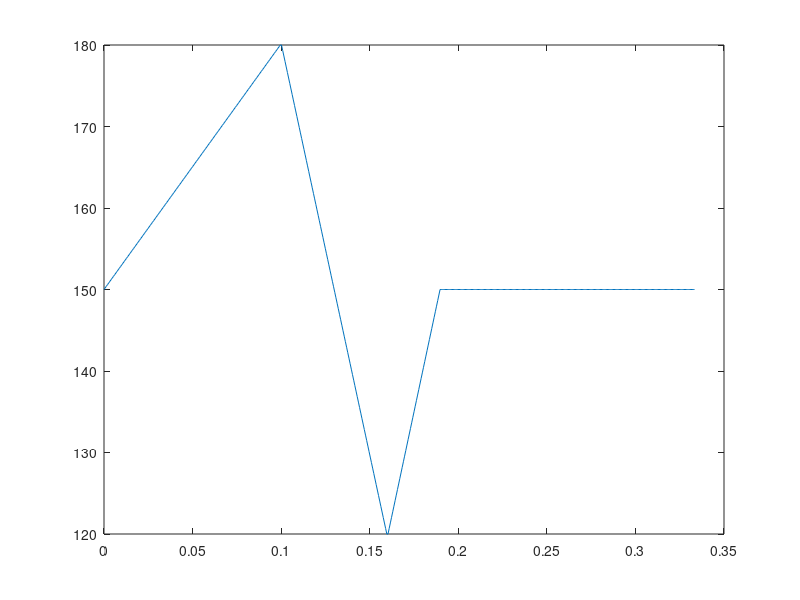

The MATLAB script that drew this image: (Note: this script raises an error after producing the figure.)
clc
clear
close all
%% Params

f = 3.0; % Hz
T = 1/f;

N = 500;
publish_rate = f*N

V_thrust = 300; % mm/s
V_swing = 1000; % mm/s
V_return = 1000; % mm/s

L_touchdown = 150; % mm
L_liftoff = 180; % mm
L_swing = 120; % mm


%% Calculation

h = L_touchdown*ones(N,1);
t = linspace(0,T,N);

% thrust phase (1)
dh_thrust = L_liftoff - L_touchdown;
T_thrust = dh_thrust / V_thrust;
i_thrust = int32(T_thrust / T * N);
t_thrust = linspace(0,T_thrust,i_thrust);
h(1:i_thrust) = L_touchdown + (t_thrust/T_thrust).*(dh_thrust);

% swing phase (2)
dh_swing = L_swing - L_liftoff;
T_swing = -dh_swing / V_swing;
i_swing = int32(T_swing / T * N);
t_swing = -linspace(0,T_swing,i_swing);
h(i_thrust+1:i_thrust+i_swing) = L_liftoff - (t_swing/T_swing).*dh_swing;

% return phase (3)
dh_return = L_touchdown - L_swing;
T_return = dh_return / V_return;
i_return = int32(T_return / T * N);
t_return = linspace(0,T_return,i_return);
h(i_thrust+i_swing+1:i_thrust+i_swing+i_return) = L_swing + (t_return/T_return).*dh_return;

%% Visualize

figure
plot(t,h)


%% Save

x = zeros(N,1);
z = zeros(N,1);
dat = [x -h z];
writematrix(dat, 'hop-test.csv', 'Delimiter', ',')
